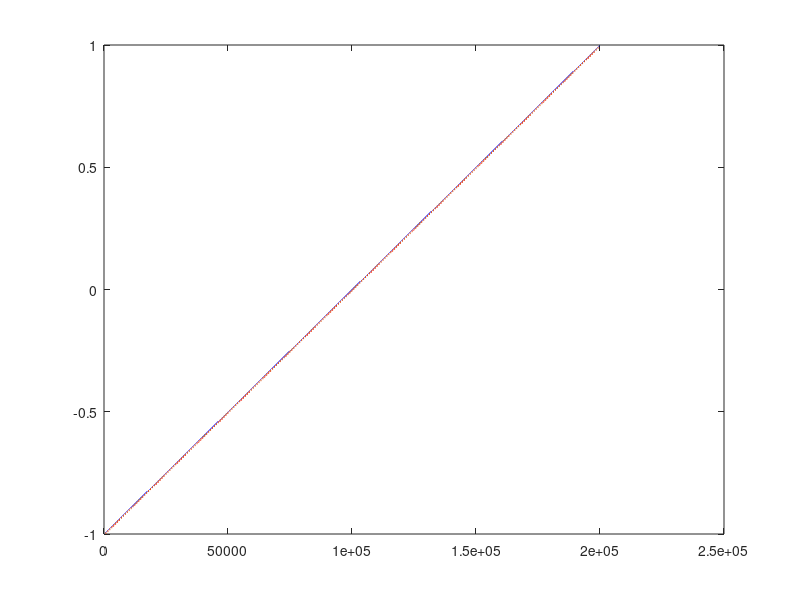
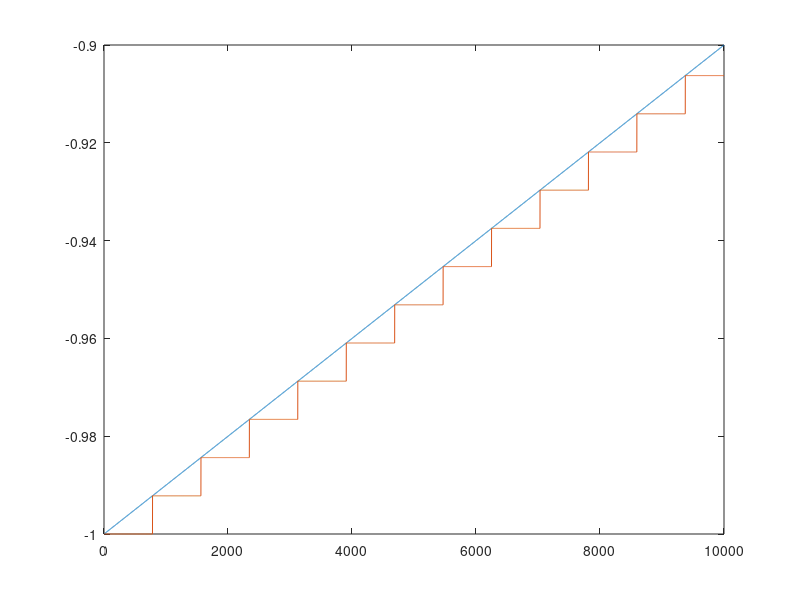
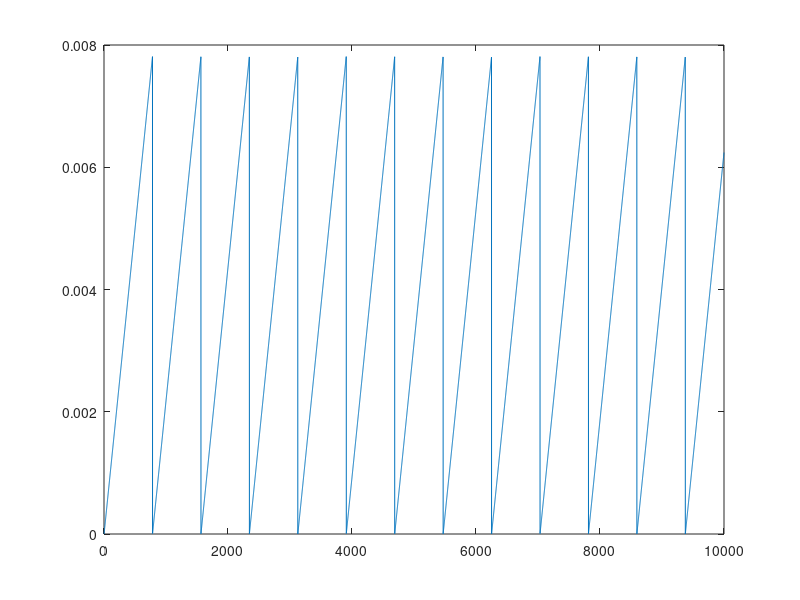

Reproduce these figures in MATLAB, in order.
%%
dummy = 1; A = 1; passo = 10^(-5);
% Um sinal x
x = -A:passo:A; %reta declive 1
%quantização c/audiowrite
audiowrite('aaa.wav', x ,dummy, 'BitsPerSample', 8);%numero de niveis=2^=256 "escadinhas"
%gravar x como audio
info = audioinfo('aaa.wav');
% x1 é a versao quantizada com 8 bits
x1 = audioread('aaa.wav'); %para ouvir o som quantizado

%audioinfo=samplerate depende do vsalor do dummy 
%%
%a)
M=max(x);
m=min(x1);

%%
%b)
ux=unique(x);
ux1=unique(x1);%256=(2^8)

%%
%visualização sinais
figure(1);
plot(1:length(x),x);
hold on
plot(1:length(x1),x1); 
%primeiros 10000 valores
figure(2);
plot(x(1:10000));
hold on
plot(x1(1:10000));

%%
%c)
%ii)
delta=ux1(2)-ux1(1);
%i)A/2^b
ideal=2/256;
%audiowrite usa o espaçamento ideal mas devia adicionar metade desse passo
%no primeiro nivel (grelha deve estar centrada na gama)
%%
%d)
%i
%Energia sinal = somatorio do modulo ao quadrado de todos os valores do
%sinal
Ex=sum(x.^2); 
%ii)
E=x-x1';
%aspeto do vetor E c/zoom
figure(3)
plot(E(1:10000));
%energia erro/ruido
Ee=sum(E.^2);
%%
%e)
SNR=10*log10(Ex/Ee);

%figure(4)
%
%hist(x);
%figure(5);
%hist(x,100);
%%
%f)
